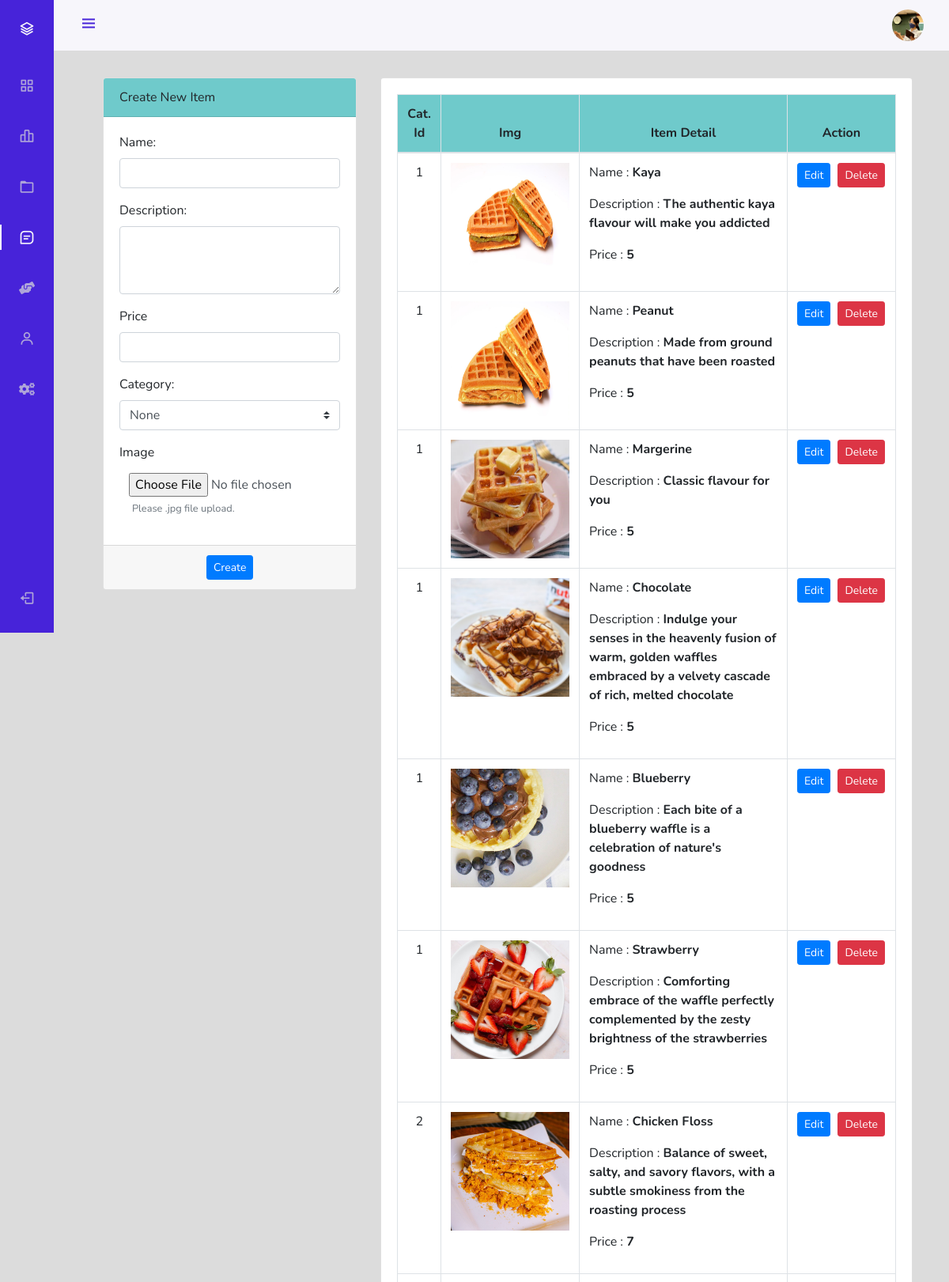
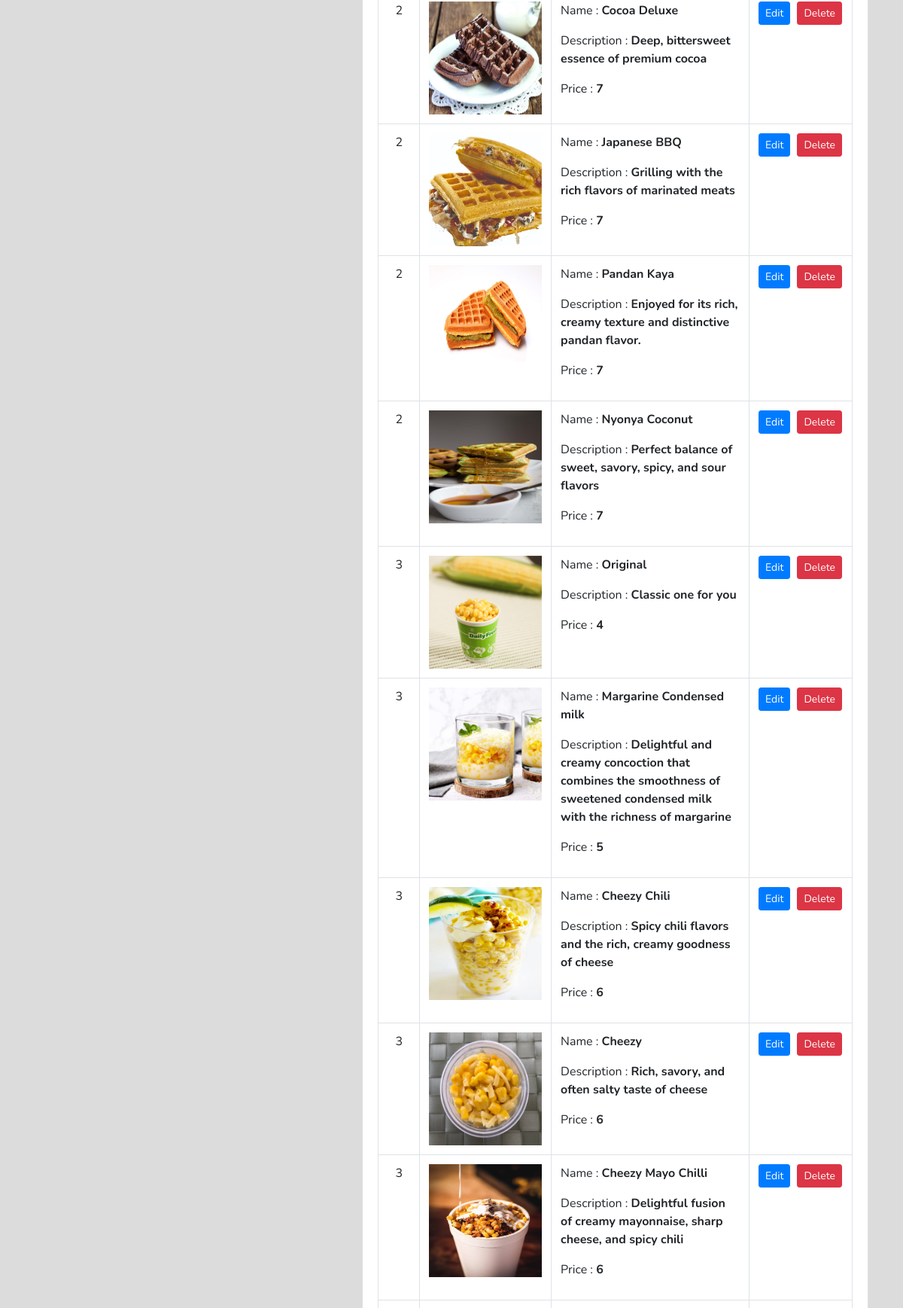
The page /admin/index.php?page=menuManage (signed in, upper part) on the database its author committed (2 pictures, top to bottom).
### tables this page shows
CREATE TABLE `pizza` (
  `pizzaId` int(12) NOT NULL,
  `pizzaName` varchar(255) NOT NULL,
  `pizzaPrice` int(12) NOT NULL,
  `pizzaDesc` text NOT NULL,
  `pizzaCategorieId` int(12) NOT NULL,
  `pizzaPubDate` datetime NOT NULL DEFAULT current_timestamp()
);

### admin/menuManage.php (the view, shortened to what this page needs)
<div class="container-fluid" style="margin-top:98px">
	<div class="col-lg-12">
		<div class="row">
			<div class="col-md-4">
			<form action="partials/_menuManage.php" method="post" enctype="multipart/form-data">
				<div class="card mb-3">
					<div class="card-header" style="background-color: rgb(111 202 203);">
						Create New Item
				  	</div>
					<div class="card-body">
							<div class="form-group">
								<label class="control-label">Name: </label>
								<input type="text" class="form-control" name="name" required>
							</div>
							<div class="form-group">
								<label class="control-label">Description: </label>
								<textarea cols="30" rows="3" class="form-control" name="description" required></textarea>
							</div>
                            <div class="form-group">
								<label class="control-label">Price</label>
								<input type="number" class="form-control" name="price" required min="1">
							</div>
							<div class="form-group">
								<label class="control-label">Category: </label>
								<select name="categoryId" id="categoryId" class="custom-select browser-default" required>
								<option hidden disabled selected value>None</option>
								</select>
							</div>
							<div class="form-group">
								<label for="image" class="control-label">Image</label>
								<input type="file" name="image" id="image" accept=".jpg" class="form-control" required style="border:none;">
								<small id="Info" class="form-text text-muted mx-3">Please .jpg file upload.</small>
							</div>
					</div>
					<div class="card-footer">
						<div class="row">
							<div class="mx-auto">
								<button type="submit" name="createItem" class="btn btn-sm btn-primary"> Create </button>
							</div>
						</div>
					</div>
				</div>
			</form>
			</div>
			<div class="col-md-8">
				<div class="card">
					<div class="card-body">
						<table class="table table-bordered table-hover mb-0">
							<thead style="background-color: rgb(111 202 203);">
								<tr>
									<th class="text-center" style="width:7%;">Cat. Id</th>
									<th class="text-center">Img</th>
									<th class="text-center" style="width:58%;">Item Detail</th>
									<th class="text-center" style="width:18%;">Action</th>
								</tr>
							</thead>
							<tbody>
                            <?php
                                $sql = "SELECT * FROM `pizza`";
                                $result = mysqli_query($conn, $sql);
                                while($row = mysqli_fetch_assoc($result)){
                                    $pizzaId = $row['pizzaId'];
                                    $pizzaName = $row['pizzaName'];
                                    $pizzaPrice = $row['pizzaPrice'];
                                    $pizzaDesc = $row['pizzaDesc'];
                                    $pizzaCategorieId = $row['pizzaCategorieId'];
                                    echo '<tr>
                                            <td class="text-center">' .$pizzaCategorieId. '</td>
                                            <td>
                                                <img src="/DailyFreshOrderingSystem/img/food-'.$pizzaId. '.jpg" alt="image for this item" width="150px" height="150px">
                                            </td>
                                            <td>
                                                <p>Name : <b>' .$pizzaName. '</b></p>
                                                <p>Description : <b class="truncate">' .$pizzaDesc. '</b></p>
                                                <p>Price : <b>' .$pizzaPrice. '</b></p>
                                            </td>
                                            <td class="text-center">
												<div class="row mx-auto" style="width:112px">
													<button class="btn btn-sm btn-primary" type="button" data-toggle="modal" data-target="#updateItem' .$pizzaId. '">Edit</button>
													<form action="partials/_menuManage.php" method="POST">
														<button name="removeItem" class="btn btn-sm btn-danger" style="margin-left:9px;">Delete</button>
														<input type="hidden" name="pizzaId" value="'.$pizzaId. '">
													</form>
												</div>
                                            </td>
                                        </tr>';
                                }
                            ?>
							</tbody>
						</table>
					</div>
				</div>
			</div>
		</div>
	</div>
</div>

### admin/assetsForSideBar/css/styles.css (style rules this page uses)
:root { --header-height: 3rem; --nav-width: 68px; --first-color: #4723D9; --first-color-light: #AFA5D9; --white-color: #F7F6FB; --body-font: 'Nunito', sans-serif; --normal-font-size: 1rem; --z-fixed: 100; }
*,::before,::after { box-sizing: border-box; }
body { position: relative; margin: var(--header-height) 0 0 0; padding: 0 1rem; font-family: var(--body-font); font-size: var(--normal-font-size); transition: .5s; }
@media screen and (min-width: 768px) { body { margin: calc(var(--header-height) + 1rem) 0 0 0; padding-left: calc(var(--nav-width) + 2rem); } }

### rows shown on the page
pizza: pizzaCategorieId "1", pizzaName "Kaya", pizzaDesc "The authentic kaya flavour will make you addicted", pizzaPrice "5"
pizza: pizzaCategorieId "1", shows a picture, pizzaName "Peanut", pizzaDesc "Made from ground peanuts that have been roasted", pizzaPrice "5"
pizza: pizzaCategorieId "1", shows a picture, pizzaName "Margerine", pizzaDesc "Classic flavour for you", pizzaPrice "5"
pizza: pizzaCategorieId "1", shows a picture, pizzaName "Chocolate", pizzaDesc "Indulge your senses in the heavenly fusion of warm, golden waffles embraced by a velvety cascade of rich, melted chocolate", pizzaPrice "5"
pizza: pizzaCategorieId "1", shows a picture, pizzaName "Blueberry", pizzaDesc "Each bite of a blueberry waffle is a celebration of nature's goodness", pizzaPrice "5"
pizza: pizzaCategorieId "1", shows a picture, pizzaName "Strawberry", pizzaDesc "Comforting embrace of the waffle perfectly complemented by the zesty brightness of the strawberries", pizzaPrice "5"
pizza: pizzaCategorieId "2", shows a picture, pizzaName "Chicken Floss", pizzaDesc "Balance of sweet, salty, and savory flavors, with a subtle smokiness from the roasting process", pizzaPrice "7"
pizza: pizzaCategorieId "2", shows a picture, pizzaName "Cocoa Deluxe", pizzaDesc "Deep, bittersweet essence of premium cocoa", pizzaPrice "7"
pizza: pizzaCategorieId "2", shows a picture, pizzaName "Japanese BBQ", pizzaDesc "Grilling with the rich flavors of marinated meats", pizzaPrice "7"
pizza: pizzaCategorieId "2", pizzaName "Pandan Kaya", pizzaDesc "Enjoyed for its rich, creamy texture and distinctive pandan flavor.", pizzaPrice "7"
pizza: pizzaCategorieId "2", shows a picture, pizzaName "Nyonya Coconut", pizzaDesc "Perfect balance of sweet, savory, spicy, and sour flavors", pizzaPrice "7"
pizza: pizzaCategorieId "3", shows a picture, pizzaName "Original", pizzaDesc "Classic one for you", pizzaPrice "4"
pizza: pizzaCategorieId "3", shows a picture, pizzaName "Margarine Condensed milk", pizzaDesc "Delightful and creamy concoction that combines the smoothness of sweetened condensed milk with the richness of margarine", pizzaPrice "5"
pizza: pizzaCategorieId "3", shows a picture, pizzaName "Cheezy Chili", pizzaDesc "Spicy chili flavors and the rich, creamy goodness of cheese", pizzaPrice "6"
pizza: pizzaCategorieId "3", shows a picture, pizzaName "Cheezy", pizzaDesc "Rich, savory, and often salty taste of cheese", pizzaPrice "6"
pizza: pizzaCategorieId "3", shows a picture, pizzaName "Cheezy Mayo Chilli", pizzaDesc "Delightful fusion of creamy mayonnaise, sharp cheese, and spicy chili", pizzaPrice "6"
